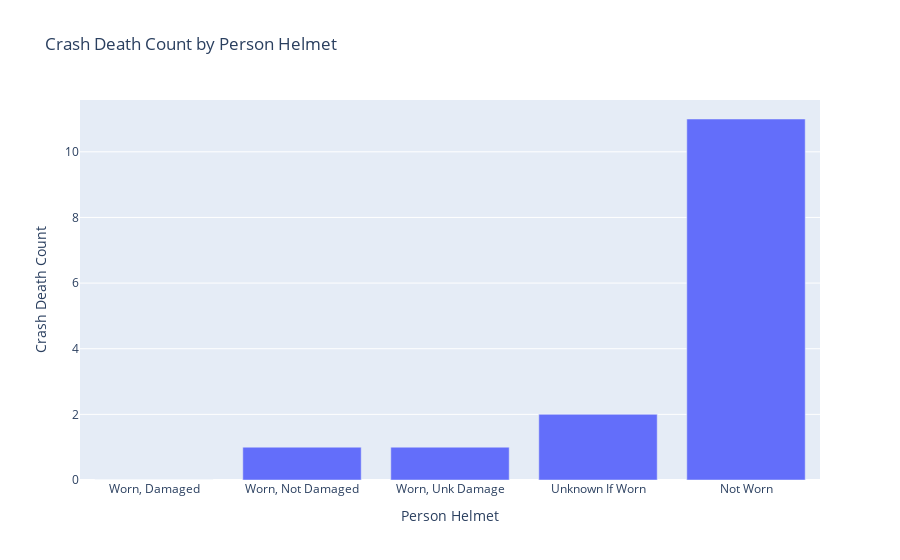

Notebook code cell kept with this figure:
### Markdown cell above
### By Categorical Variable Person Helmet

### Code cell
#prepare data
df_pre1 = df[['Crash Death Count',"Person Helmet"]].groupby(by="Person Helmet").sum()
df_pre1.sort_values('Crash Death Count', inplace=True)
df_pre1.reset_index(inplace=True)

fig = px.bar(df_pre1, x="Person Helmet", y='Crash Death Count',title='Crash Death Count by Person Helmet')

fig.show()

### Figure 1 — Plotly figure (JSON) as saved in the notebook; plotly's stock layout.template omitted (floating-point values rounded to 4 significant figures)
{"data": [{"alignmentgroup": "True", "hovertemplate": "Person Helmet=%{x}<br>Crash Death Count=%{y}<extra></extra>", "legendgroup": "", "marker": {"color": "#636efa", "pattern": {"shape": ""}}, "name": "", "offsetgroup": "", "orientation": "v", "showlegend": false, "textposition": "auto", "type": "bar", "x": ["Worn, Damaged", "Worn, Not Damaged", "Worn, Unk Damage", "Unknown If Worn", "Not Worn"], "xaxis": "x", "y": [0, 1, 1, 2, 11], "yaxis": "y"}], "layout": {"barmode": "relative", "legend": {"tracegroupgap": 0}, "title": {"text": "Crash Death Count by Person Helmet"}, "xaxis": {"anchor": "y", "domain": [0, 1], "title": {"text": "Person Helmet"}}, "yaxis": {"anchor": "x", "domain": [0, 1], "title": {"text": "Crash Death Count"}}}}
